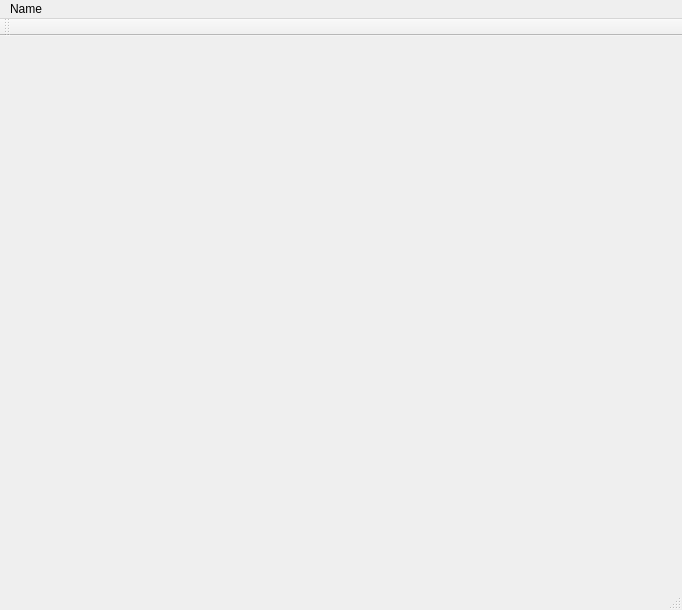
<?xml version="1.0" encoding="UTF-8"?>
<ui version="4.0">
 <class>MainWindow</class>
 <widget class="QMainWindow" name="MainWindow">
  <property name="geometry">
   <rect>
    <x>0</x>
    <y>0</y>
    <width>682</width>
    <height>610</height>
   </rect>
  </property>
  <property name="windowTitle">
   <string>MainWindow</string>
  </property>
  <property name="documentMode">
   <bool>false</bool>
  </property>
  <widget class="GLWidget" name="glWidget"/>
  <widget class="QMenuBar" name="menuBar">
   <property name="geometry">
    <rect>
     <x>0</x>
     <y>0</y>
     <width>682</width>
     <height>23</height>
    </rect>
   </property>
   <widget class="QMenu" name="menuName">
    <property name="title">
     <string>Name</string>
    </property>
   </widget>
   <addaction name="menuName"/>
  </widget>
  <widget class="QToolBar" name="mainToolBar">
   <attribute name="toolBarArea">
    <enum>TopToolBarArea</enum>
   </attribute>
   <attribute name="toolBarBreak">
    <bool>false</bool>
   </attribute>
  </widget>
  <widget class="QStatusBar" name="statusBar"/>
 </widget>
 <layoutdefault spacing="6" margin="11"/>
 <customwidgets>
  <customwidget>
   <class>GLWidget</class>
   <extends>QWidget</extends>
   <header>glwidget.h</header>
   <container>1</container>
   <slots>
    <slot>loadScene()</slot>
    <slot>startstop()</slot>
   </slots>
  </customwidget>
 </customwidgets>
 <resources/>
 <connections/>
</ui>
